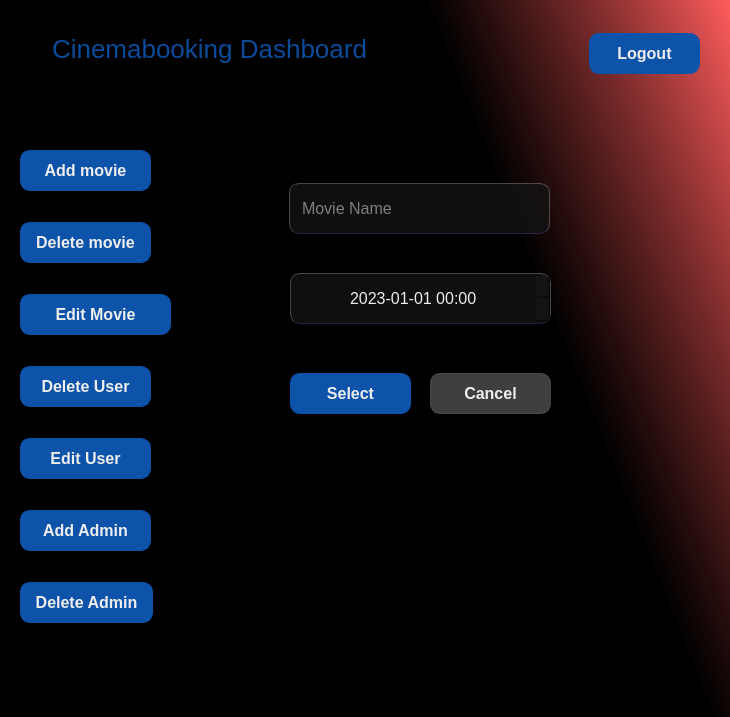
<?xml version="1.0" encoding="UTF-8"?>
<ui version="4.0">
 <class>edit_movie</class>
 <widget class="QWidget" name="edit_movie">
  <property name="geometry">
   <rect>
    <x>0</x>
    <y>0</y>
    <width>730</width>
    <height>717</height>
   </rect>
  </property>
  <property name="windowTitle">
   <string>Form</string>
  </property>
  <property name="styleSheet">
   <string notr="true">QWidget {
	color: #EEE;
	background-color: #111;
}

#edit_movie {
	background-color: qlineargradient(spread:pad, x1:0.637, y1:0.142364, x2:1, y2:0, stop:0 rgba(0, 0, 0, 255), stop:1 rgba(255, 86, 86, 207));
}

#title {
	background-color: transparent;
	font-size: 26px;
	color: rgba(13, 83, 170, 0.9);
}

#error {
	background-color: transparent;
	color: rgba(255, 0, 0, 0.8);
}

QLabel {
	font-size: 20px;
}

QLineEdit, QDateTimeEdit {
	border-radius: 10px;
	background-color: rgba(20, 20, 20, 0.75);
	padding: 5px 10px;
	border:  1px solid rgba(255, 255, 255, 0.25);
	border-bottom-color: rgba(110, 110, 255, 0.25);
	font-size: 16px;
}
QLineEdit:focus {
	border-bottom-color: #0d53aa;
}

QPushButton {
	border-radius: 10px;
	padding: 5px 10px;
	border: 1px solid #0d53aa ;
	background-color: #0d53aa; 
	font-weight: 900;
	font-size: 16px;
}
QPushButton:hover {
	background-color: red; 
	border-color: red;
}

#cancel_btn {
	border-color: rgba(84, 84, 84, 0.75);
	background-color: rgba(84, 84, 84, 0.75);
}
</string>
  </property>
  <widget class="QPushButton" name="addMovie_page">
   <property name="geometry">
    <rect>
     <x>20</x>
     <y>150</y>
     <width>131</width>
     <height>41</height>
    </rect>
   </property>
   <property name="styleSheet">
    <string notr="true">padding: 10px;</string>
   </property>
   <property name="text">
    <string>Add movie</string>
   </property>
  </widget>
  <widget class="QPushButton" name="editMovie_page">
   <property name="geometry">
    <rect>
     <x>20</x>
     <y>294</y>
     <width>151</width>
     <height>41</height>
    </rect>
   </property>
   <property name="styleSheet">
    <string notr="true">padding: 10px;</string>
   </property>
   <property name="text">
    <string>Edit Movie</string>
   </property>
  </widget>
  <widget class="QDateTimeEdit" name="showDate">
   <property name="geometry">
    <rect>
     <x>290</x>
     <y>273</y>
     <width>261</width>
     <height>51</height>
    </rect>
   </property>
   <property name="alignment">
    <set>Qt::AlignCenter</set>
   </property>
   <property name="dateTime">
    <datetime>
     <hour>0</hour>
     <minute>0</minute>
     <second>0</second>
     <year>2023</year>
     <month>1</month>
     <day>1</day>
    </datetime>
   </property>
   <property name="maximumDateTime">
    <datetime>
     <hour>23</hour>
     <minute>59</minute>
     <second>59</second>
     <year>2100</year>
     <month>12</month>
     <day>31</day>
    </datetime>
   </property>
   <property name="minimumDateTime">
    <datetime>
     <hour>0</hour>
     <minute>0</minute>
     <second>0</second>
     <year>2023</year>
     <month>1</month>
     <day>1</day>
    </datetime>
   </property>
   <property name="displayFormat">
    <string>yyyy-MM-dd HH:mm</string>
   </property>
  </widget>
  <widget class="QLineEdit" name="name">
   <property name="geometry">
    <rect>
     <x>289</x>
     <y>183</y>
     <width>261</width>
     <height>51</height>
    </rect>
   </property>
   <property name="placeholderText">
    <string>Movie Name</string>
   </property>
  </widget>
  <widget class="QLabel" name="title">
   <property name="geometry">
    <rect>
     <x>39</x>
     <y>23</y>
     <width>341</width>
     <height>51</height>
    </rect>
   </property>
   <property name="text">
    <string>Cinemabooking Dashboard</string>
   </property>
   <property name="alignment">
    <set>Qt::AlignCenter</set>
   </property>
  </widget>
  <widget class="QPushButton" name="select_btn">
   <property name="geometry">
    <rect>
     <x>290</x>
     <y>373</y>
     <width>121</width>
     <height>41</height>
    </rect>
   </property>
   <property name="text">
    <string>Select</string>
   </property>
  </widget>
  <widget class="QPushButton" name="logout_btn">
   <property name="geometry">
    <rect>
     <x>589</x>
     <y>33</y>
     <width>111</width>
     <height>41</height>
    </rect>
   </property>
   <property name="text">
    <string>Logout</string>
   </property>
  </widget>
  <widget class="QLabel" name="error">
   <property name="geometry">
    <rect>
     <x>289</x>
     <y>123</y>
     <width>261</width>
     <height>31</height>
    </rect>
   </property>
   <property name="text">
    <string/>
   </property>
   <property name="alignment">
    <set>Qt::AlignCenter</set>
   </property>
  </widget>
  <widget class="QPushButton" name="addAdmin_page">
   <property name="geometry">
    <rect>
     <x>20</x>
     <y>510</y>
     <width>131</width>
     <height>41</height>
    </rect>
   </property>
   <property name="styleSheet">
    <string notr="true">padding: 10px;</string>
   </property>
   <property name="text">
    <string>Add Admin</string>
   </property>
  </widget>
  <widget class="QPushButton" name="deleteMovie_btn">
   <property name="geometry">
    <rect>
     <x>20</x>
     <y>222</y>
     <width>131</width>
     <height>41</height>
    </rect>
   </property>
   <property name="styleSheet">
    <string notr="true">padding: 10px;</string>
   </property>
   <property name="text">
    <string>Delete movie</string>
   </property>
  </widget>
  <widget class="QPushButton" name="editUser_page">
   <property name="geometry">
    <rect>
     <x>20</x>
     <y>438</y>
     <width>131</width>
     <height>41</height>
    </rect>
   </property>
   <property name="styleSheet">
    <string notr="true">padding: 10px;</string>
   </property>
   <property name="text">
    <string>Edit User</string>
   </property>
  </widget>
  <widget class="QPushButton" name="deleteUser_page">
   <property name="geometry">
    <rect>
     <x>20</x>
     <y>366</y>
     <width>131</width>
     <height>41</height>
    </rect>
   </property>
   <property name="styleSheet">
    <string notr="true">padding: 10px;</string>
   </property>
   <property name="text">
    <string>Delete User</string>
   </property>
  </widget>
  <widget class="QPushButton" name="deleteAdmin_page">
   <property name="geometry">
    <rect>
     <x>20</x>
     <y>582</y>
     <width>133</width>
     <height>41</height>
    </rect>
   </property>
   <property name="styleSheet">
    <string notr="true">padding: 10px;</string>
   </property>
   <property name="text">
    <string>Delete Admin</string>
   </property>
  </widget>
  <widget class="QPushButton" name="cancel_btn">
   <property name="geometry">
    <rect>
     <x>430</x>
     <y>373</y>
     <width>121</width>
     <height>41</height>
    </rect>
   </property>
   <property name="text">
    <string>Cancel</string>
   </property>
  </widget>
 </widget>
 <tabstops>
  <tabstop>name</tabstop>
  <tabstop>showDate</tabstop>
  <tabstop>select_btn</tabstop>
  <tabstop>cancel_btn</tabstop>
  <tabstop>logout_btn</tabstop>
  <tabstop>addMovie_page</tabstop>
  <tabstop>deleteMovie_btn</tabstop>
  <tabstop>editMovie_page</tabstop>
  <tabstop>deleteUser_page</tabstop>
  <tabstop>editUser_page</tabstop>
  <tabstop>addAdmin_page</tabstop>
  <tabstop>deleteAdmin_page</tabstop>
 </tabstops>
 <resources/>
 <connections/>
</ui>
